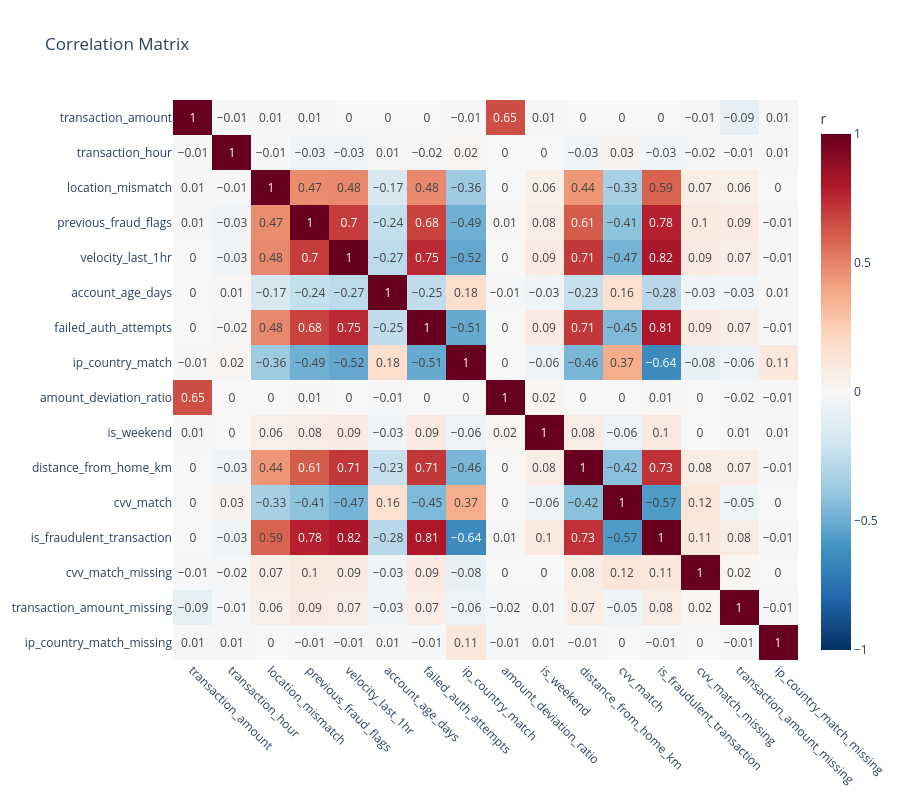

The code cell stored with this chart in its notebook:
### Markdown cell above
## EDA

### Code cell
num_cols = adjusted_df.select_dtypes(include='number').columns.tolist()
corr = adjusted_df[num_cols].corr().round(2)

fig = px.imshow(
    corr,
    text_auto=True,
    color_continuous_scale='RdBu_r',
    zmin=-1, zmax=1,
    title='Correlation Matrix',
    aspect='auto'
)
fig.update_layout(
    width=900, height=800,
    coloraxis_colorbar=dict(title='r'),
    xaxis=dict(tickangle=45)
)
fig.show()
# No multicollinearity issues detected, all correlations are below 0.8 in absolute value.

### Figure 1 — Plotly figure (JSON) as saved in the notebook; plotly's stock layout.template omitted (floating-point values rounded to 4 significant figures; data arrays with more than 128 entries replaced by an {"elided": "..."} marker saying what was removed)
{"data": [{"coloraxis": "coloraxis", "hovertemplate": "x: %{x}<br>y: %{y}<br>color: %{z}<extra></extra>", "name": "0", "texttemplate": "%{z}", "type": "heatmap", "x": ["transaction_amount", "transaction_hour", "location_mismatch", "previous_fraud_flags", "velocity_last_1hr", "account_age_days", "failed_auth_attempts", "ip_country_match", "amount_deviation_ratio", "is_weekend", "distance_from_home_km", "cvv_match", "is_fraudulent_transaction", "cvv_match_missing", "transaction_amount_missing", "ip_country_match_missing"], "xaxis": "x", "y": ["transaction_amount", "transaction_hour", "location_mismatch", "previous_fraud_flags", "velocity_last_1hr", "account_age_days", "failed_auth_attempts", "ip_country_match", "amount_deviation_ratio", "is_weekend", "distance_from_home_km", "cvv_match", "is_fraudulent_transaction", "cvv_match_missing", "transaction_amount_missing", "ip_country_match_missing"], "yaxis": "y", "z": {"elided": "16x16 float values"}}], "layout": {"coloraxis": {"cmax": 1, "cmin": -1, "colorbar": {"title": {"text": "r"}}, "colorscale": [[0, "rgb(5,48,97)"], [0.1, "rgb(33,102,172)"], [0.2, "rgb(67,147,195)"], [0.3, "rgb(146,197,222)"], [0.4, "rgb(209,229,240)"], [0.5, "rgb(247,247,247)"], [0.6, "rgb(253,219,199)"], [0.7, "rgb(244,165,130)"], [0.8, "rgb(214,96,77)"], [0.9, "rgb(178,24,43)"], [1, "rgb(103,0,31)"]]}, "height": 800, "title": {"text": "Correlation Matrix"}, "width": 900, "xaxis": {"anchor": "y", "domain": [0, 1], "tickangle": 45}, "yaxis": {"anchor": "x", "autorange": "reversed", "domain": [0, 1]}}}
